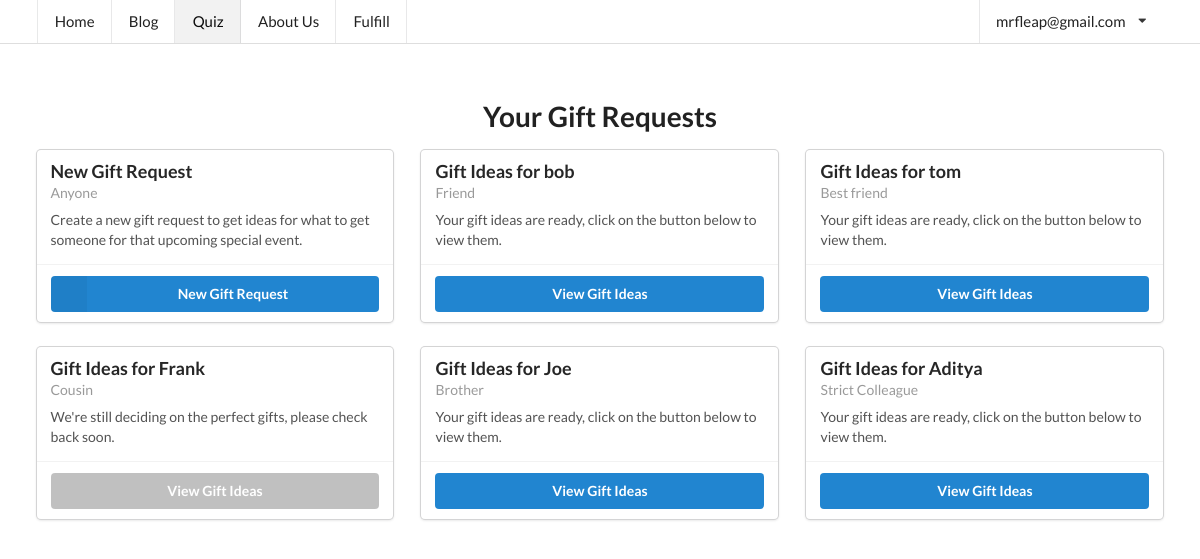
The app's page /request/ (signed in) with its own data.
### forgyftapp/models.py (models this page shows, shortened)
class Slug(OnCreate, models.Model):
	_slug = models.SlugField(max_length=7, blank=True)
	class Meta:
		abstract = True

class User(AbstractUser, Slug):
	email_confirmed = models.BooleanField(default=False)

class OnCreate:
	def onCreate(self):
		pass

class GifteeProfile(models.Model, OnCreate):
	name = models.TextField(max_length=150)
	gender = models.CharField(max_length=80, choices=gender.GENDER_CHOICES)
	age = models.IntegerField()
	relationship = models.TextField(max_length=6000)
	price_upper = models.IntegerField()
	interests = models.TextField(max_length=6000)
	existing_related_items = models.TextField(max_length=6000)
	extra_info = models.TextField(max_length=6000)
	published = models.BooleanField(default=False)
	user = models.ForeignKey(User, on_delete=models.CASCADE)
	@property
	def status(self):
		if self.published:
			return "Your gift ideas are ready, click on the button below to view them."
		else:
			return "We're still deciding on the perfect gifts, please check back soon."

### forgyftapp/views/basic_views.py (the view)
# urls.py: url(r'^request/?$', basic_views.gift_request, name='request'),
@login_required
def gift_request(request, profile=None):
	if profile:
		giftee_profile = get_object_or_404(GifteeProfile, pk=profile)
		if not giftee_profile.published:
			return redirect("forgyftapp:request")
		return render(request, "request.html", {"giftee_profile": giftee_profile,
		                                        "ideas": GiftIdea.objects.filter(giftee_profile=giftee_profile),
		                                        "page": "request"})
	else:
		giftee_profiles = GifteeProfile.objects.filter(user=request.user)
		return render(request, "request.html", {"giftee_profiles": giftee_profiles, "page": "request"})

### forgyftapp/templates/request.html (shortened to what this page needs)
{% extends "base/base.html" %}
{% block content %}
	<div class="ui main container">
		{% if not giftee_profile %}
			<h1 style="text-align: center; padding-bottom: 16px">Your Gift Requests</h1>
			<div class="ui two column stackable grid">
				<div style="margin-left:auto;margin-right:auto;">
					<div class="ui three cards">
						<div class="ui fluid card">
							<div class="content">
								<div class="header">
									New Gift Request
								</div>
								<div class="meta"> Anyone
								</div>
								<div class="description">
									Create a new gift request to get ideas for what to get someone for that
									upcoming special event.
								</div>
							</div>
							<div class="extra content">
								<a class="ui labeled icon fluid primary button" href="{% url "forgyftapp:gift_form" %}">
									<i class="ui icon add"></i>
									New Gift Request
								</a>
							</div>
						</div>
						{% for giftee_profile in giftee_profiles %}
							<div class="ui fluid card">
								<div class="content">
									<div class="header">
										Gift Ideas for {{ giftee_profile.name }}
									</div>
									<div class="meta">
										{{ giftee_profile.relationship }}
									</div>
									<div class="description">
										{{ giftee_profile.status }}
									</div>
								</div>
								<div class="extra content">
									<a class="ui {% if not giftee_profile.published %}disabled grey {% else %}primary {% endif %}fluid  button"
									   href="{% url "forgyftapp:request" profile=giftee_profile.pk %}">View Gift
										Ideas</a>
								</div>
							</div>
						{% endfor %}
					</div>
				</div>
			</div>
		{% endif %}
	</div>
{% endblock %}

### forgyftapp/templates/base/base.html (shortened to what this page needs)
<!DOCTYPE html>
<html lang="en">
<head>
	<link rel='shortcut icon' type='image/x-icon' href='{% load static %}{%  static "favicon/favicon.ico" %}'/>
    <link rel="stylesheet" type="text/css" href="{% load static %}{% static "semantic/semantic.min.css" %}">
    <link rel="stylesheet" type="text/css" href="{% load static %}{% static "stylesheets/default.css" %}">
    <link rel="stylesheet" type="text/css" href="{% load static %}{% static "fontawesome/css/all.css" %}">
    <link rel="stylesheet" href="{% load static %}{% static "fontawesome/css/brands.css" %}">
    <link rel="stylesheet" href="{% load static %}{% static "fontawesome/css/fontawesome.css" %}">
    <script src="{% load static %}{% static "jquery-3.3.1.min.js" %}"></script>
</head>
<body class="template pushable" style="height: auto">
{% block navbar %}
    <div class="ui large top fixed menu">
        <div class="ui container">
            {% include "base/navbar.html" %}
        </div>
    </div>
{% endblock %}
{% block content %}
{% endblock %}
</body>
<script src="{% load static %}{% static "semantic/semantic.min.js" %}"></script>
<script src="{% load static %}{% static "semantic/components/site.min.js" %}"></script>
<script src="{% load static %}{% static "semantic/components/form.min.js" %}"></script>
</body>
</html>

### forgyftapp/templates/base/navbar.html (shortened to what this page needs)
<a class="{% if page == "home" %}active {% endif %}item" href="{% url "forgyftapp:index" %}">Home</a>
<a class="{% if page == "blog" %}active {% endif %}item" href="/blog">Blog</a>
<a class="{% if page == "request" %}active {% endif %}item" href="{% url "forgyftapp:request" %}">Quiz</a>
<a class="{% if page == "about" %}active {% endif %}item" href="{% url "forgyftapp:about" %}">About Us</a>
{% if user.is_staff %}
	<a class="{% if page == "fulfill" %}active {% endif %}item" href="{% url "forgyftapp:fulfill" %}">Fulfill</a>
{% endif %}
<div class="right menu">
	{% if not request.user.is_authenticated %}
		<div class="item">
			<a class="ui button" href="{% url "forgyftapp:login" %}">Login</a>
		</div>
		<div class="item">
			<a class="ui primary button" href="{% url "forgyftapp:signup" %}">Sign up</a>
		</div>
	{% else %}
		<div class="ui simple dropdown item">
			{{ request.user.email }}
			<i class="dropdown icon"></i>
		</div>
	{% endif %}
</div>

### forgyftapp/static/stylesheets/default.css (style rules this page uses)
.ui.menu { box-shadow: none; margin-bottom: 0; -moz-font-feature-settings: "smcp" 0, "onum" 0; -ms-font-feature-settings: "smcp" 0, "onum" 0; -o-font-feature-settings: "smcp" 0, "onum" 0; -webkit-font-feature-settings: "smcp" 0, "onum" 0; font-feature-settings: "smcp" 0, "onum" 0; }
.ui.main.container { background: #ffffff; }
body.pushable { background: #ffffff !important; }

### forgyftapp/templates/base/base.html (style rules this page uses)
div.ui.main.container { margin-top: 7em; }

### records on screen
User: user.email "mrfleap@gmail.com"
GifteeProfile: name "bob", relationship "Friend", status "Your gift ideas are ready, click on the button below to view them."
GifteeProfile: name "tom", relationship "Best friend", status "Your gift ideas are ready, click on the button below to view them."
GifteeProfile: name "Frank", relationship "Cousin", status "We're still deciding on the perfect gifts, please check back soon."
GifteeProfile: name "Joe", relationship "Brother", status "Your gift ideas are ready, click on the button below to view them."
GifteeProfile: name "Aditya", relationship "Strict Colleague", status "Your gift ideas are ready, click on the button below to view them."
